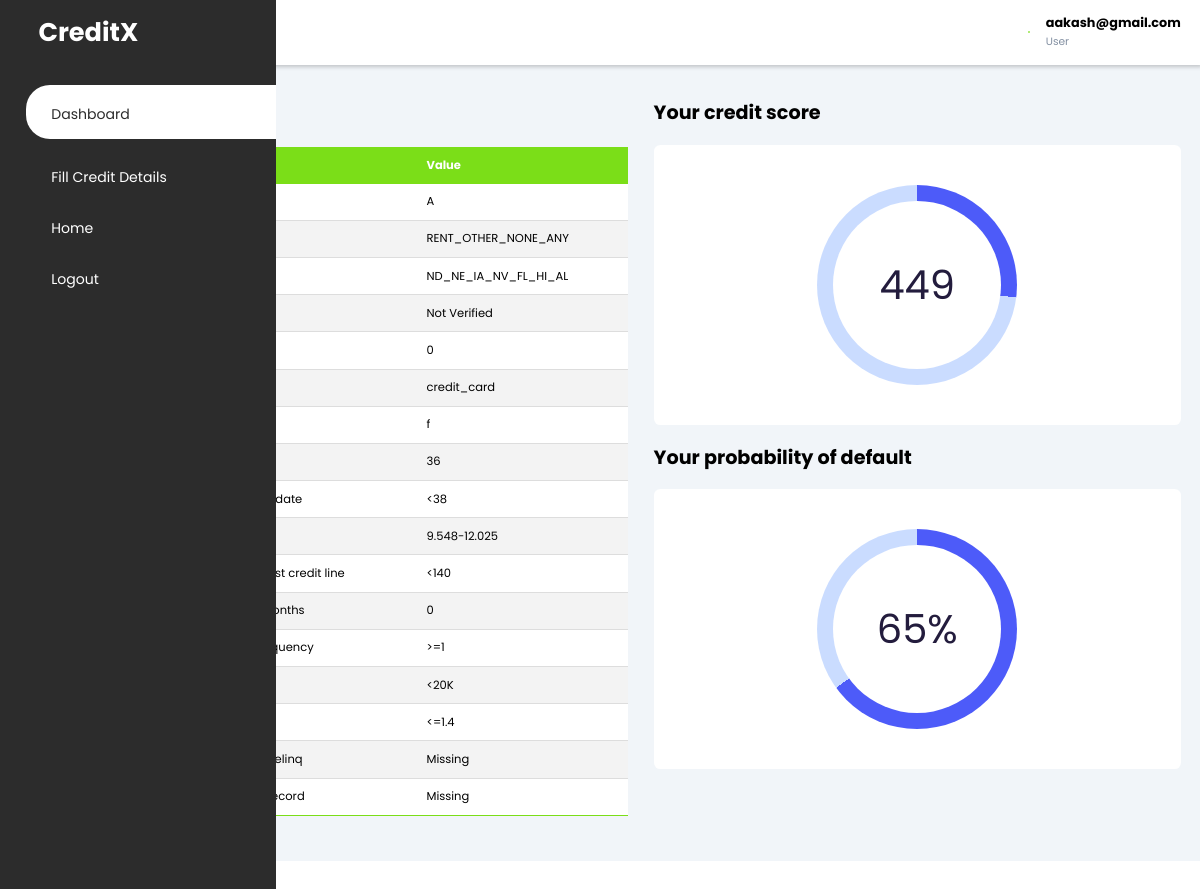
Screenshot of /dashboard_home (signed in) with the database file from the repository.
### webapp/models.py (models this page shows, shortened)
class User(db.Model,UserMixin):
    user_id = db.Column(db.Integer, primary_key=True)
    email = db.Column(db.String(255), nullable=False, unique=True)
    first_name = db.Column(db.String(100), nullable=False, server_default='')
    last_name = db.Column(db.String(100), nullable=False, server_default='')
    password = db.Column(db.String(255), nullable=False, server_default='')
    credit_details = db.relationship("CreditDetails", cascade="all, delete", backref="User", lazy=True)

class CreditDetails(db.Model):
    credit_detail_id = db.Column(db.Integer, primary_key=True)
    user_id = db.Column(db.Integer, db.ForeignKey("user.user_id"))
    grade= db.Column(db.String(5), nullable=False, server_default='')
    home_ownership= db.Column(db.String(50), nullable=False, server_default='')
    addr_state= db.Column(db.String(50), nullable=False, server_default='')
    verification_status= db.Column(db.String(50), nullable=False, server_default='')
    emp_length = db.Column(db.String(50), nullable=False, server_default='')
    purpose = db.Column(db.String(50), nullable=False, server_default='')
    initial_list_status= db.Column(db.String(5), nullable=False, server_default='')
    term = db.Column(db.String(50), nullable=False, server_default='')
    mths_since_issue_d = db.Column(db.String(50), nullable=False, server_default='')
    int_rate = db.Column(db.String(50), nullable=False, server_default='')
    mths_since_earliest_cr_line = db.Column(db.String(50), nullable=False, server_default='')
    inq_last_6mths = db.Column(db.String(50), nullable=False, server_default='')
    acc_now_delinq = db.Column(db.String(50), nullable=False, server_default='')
    annual_inc = db.Column(db.String(50), nullable=False, server_default='')
    dti = db.Column(db.String(50), nullable=False, server_default='')
    mths_since_last_delinq = db.Column(db.String(50), nullable=False, server_default='')
    mths_since_last_record = db.Column(db.String(50), nullable=False, server_default='')

### webapp/routes.py (the view)
@app.route("/dashboard_home")
@login_required
def dashboard_home():
    credit_details=CreditDetails.query.filter_by(user_id=current_user.user_id).first()
    credit_score=451
    prob_of_default=65
    return render_template('dashboard_home.html', credit_details=credit_details, credit_score=credit_score, prob_of_default= prob_of_default)

### webapp/models.py (called while the page is built)
@login_manager.user_loader
def load_user(user_id):
    return User.query.get(int(user_id))

### webapp/templates/dashboard_home.html (shortened to what this page needs)
{% extends 'dashboard_base.html' %}
{% block content %}
<main>
    {% if credit_details is none %}
        <div id="not-filled-msg">
            Fill Credit details to get the score and probability of default.
        </div>
    {% else %}
    <div class="recent-grid">
        <div id="input-wrapper">
            <h2>Your credit details</h2>
            <table id="credit-details-table">
                <thead>
                    <tr>
                        <th>Sr. no.</th>
                        <th>Parameter</th>
                        <th>Value</th>
                    </tr>
                </thead>
                <tbody>
                    <tr>
                        <td>1</td>
                        <td>Grade</td>
                        <td>{{credit_details.grade}}</td>
                    </tr>
                    <tr>
                        <td>2</td>
                        <td>Home ownership</td>
                        <td>{{credit_details.home_ownership}}</td>
                    </tr>
                    <tr>
                        <td>3</td>
                        <td>Address state</td>
                        <td>{{credit_details.addr_state}}</td>
                    </tr>
                    <tr>
                        <td>4</td>
                        <td>Verification status</td>
                        <td>{{credit_details.verification_status}}</td>
                    </tr>
                    <tr>
                        <td>5</td>
                        <td>Employee length</td>
                        <td>{{credit_details.emp_length}}</td>
                    </tr>
                    <tr>
                        <td>6</td>
                        <td>Purpose</td>
                        <td>{{credit_details.purpose}}</td>
                    </tr>
                    <tr>
                        <td>7</td>
                        <td>initial_list_status</td>
                        <td>{{credit_details.initial_list_status}}</td>
                    </tr>
                    <tr>
                        <td>8</td>
                        <td>Term</td>
                        <td>{{credit_details.term}}</td>
                    </tr>
                    <tr>
                        <td>9</td>
                        <td>Months since issue date</td>
                        <td>{{credit_details.mths_since_issue_d}}</td>
                    </tr>
                    <tr>
                        <td>10</td>
                        <td>Interest rate</td>
                        <td>{{credit_details.int_rate}}</td>
                    </tr>
                    <tr>
                        <td>11</td>
                        <td>Months since earliest credit line</td>
                        <td>{{credit_details.mths_since_earliest_cr_line}}</td>
                    </tr>
                    <tr>
                        <td>12</td>
                        <td>Inquries in last 6 months</td>
                        <td>{{credit_details.inq_last_6mths}}</td>
                    </tr>
                    <tr>
                        <td>13</td>
                        <td>Account now delinquency</td>
                        <td>{{credit_details.acc_now_delinq}}</td>
                    </tr>
                    <tr>
                        <td>14</td>
                        <td>Annual income</td>
                        <td>{{credit_details.annual_inc}}</td>
                    </tr>
                    <tr>
                        <td>15</td>
                        <td>dti</td>
                        <td>{{credit_details.dti}}</td>
                    </tr>
                    <tr>
                        <td>16</td>
                        <td>Months since last delinq</td>
                        <td>{{credit_details.mths_since_last_delinq}}</td>
                    </tr>
                    <tr>
                        <td>17</td>
                        <td>Months since last record</td>
                        <td>{{credit_details.mths_since_last_record}}</td>
                    </tr>
                </tbody>
            </table>
        </div>
        <div id="output-wrapper">
            <div id="credit-score-wrapper">
                <h2>Your credit score</h2>
                <div class="container">
                    <div class="circular-progress">
                        <div class="value-container">
                        </div>
                    </div>
                </div>
            </div>
            <div id="probability-of-default-wrapper">
                <h2>Your probability of default</h2>
                <div class="container">
                    <div class="circular-progress">
                        <div class="value-container">
                        </div>
                    </div>
                </div>
            </div>
        </div>
    </div>
    {% endif %}
</main>
{%endblock%}

### webapp/templates/dashboard_base.html (shortened to what this page needs)
<!DOCTYPE html>
<html lang="en">
<head>
    <link rel="stylesheet" href="https://cdnjs.cloudflare.com/ajax/libs/line-awesome/1.3.0/line-awesome/css/line-awesome.min.css" />
    <link rel="stylesheet" href="https://cdnjs.cloudflare.com/ajax/libs/font-awesome/6.3.0/css/all.min.css" />
    <link href="{{ url_for('static', filename='css/dashboard.css') }}" rel="stylesheet" />
</head>
<body>
<div class="sidebar">
    <div class="sidebar-brand">
        <h1><span>CreditX</span></h1>
    </div>
    <div class="sidebar-menu">
        <ul>
            <li>
                <a href="{{url_for('dashboard_home')}}" class="active" id="dashboard"><span class="las la-grip-horizontal"></span>
                    <span>Dashboard</span></a>
            </li>
            <li>
                <a href="{{url_for('dashboard_fill_credit_details')}}" id="fill-credit-details"><span class="lab la-wpforms"></span>
                    <span>Fill Credit Details</span></a>
            </li>
            <li>
                <a href="{{url_for('home')}}" id="home"><span class="las la-home"></span>
                    <span>Home</span></a>
            </li>
            <li>
                <form action="{{url_for('logout')}}" method="POST" id="logout">
                    <a href="javascript:{}" onclick="document.getElementById('logout').submit();"><span
                            class="las la-share-square"></span>
                        <span>Logout</span></a>
                </form>
            </li>
        </ul>
    </div>
</div>
<div class="main-content">
    <header>
        <h1>
            <label for="nav-toggle">
                <span class="las la-bars"></span>
            </label>
            <span id="page">Dashboard</span>
        </h1>
        <div class="user-wrapper">
            <span class="las la-user" id="user"></span>
            <div>
                {%if current_user.is_authenticated%}
                <h4 id="emailid">{{current_user.email}}</h4>
                <small>User</small>
                {%endif%}
            </div>
        </div>
    </header>
    {%block content%}{%endblock%}
</div>
</body>
</html>

### webapp/static/css/dashboard.css (style rules this page uses)
:root { --main-color:#7bde18; --color-dark:#2c2c2c; --text-grey:#8390A2; }
html { zoom: 80%; }
* { padding:0; margin:0; box-sizing:border-box; list-style-type:none; text-decoration: none; font-family: 'Poppins',sans-serif; }
.sidebar { width:345px; position: fixed; left:0; top:0; height:100%; background: var(--color-dark); z-index:100; transition:width 300ms; }
.sidebar-brand { height:90px; padding:1rem 0rem 1rem 2rem; color:#fff; }
.sidebar-brand span { display:inline-block; padding-right: 1rem; }
.sidebar-menu { margin-top:1rem; }
.sidebar-menu li { width:100%; margin-bottom:1.7rem; padding-left: 1rem; }
.sidebar-menu a { padding-left:1rem; display:block; color:#fff; font-size:1.1rem; }
.sidebar-menu a.active { background:#fff; padding-top: 1rem; padding-bottom: 1rem; color:var(--color-dark); border-radius:30px 0px 0px 30px; }
.sidebar-menu a span:first-child { font-size:1.5rem; padding-right: 1rem; }
.main-content { transition:margin-left 300ms; margin-left: 345px; }
header { background:#fff; display:flex; justify-content:space-between; padding:1rem 1.5rem; box-shadow:2px 2px 5px rgba(0,0,0,0.2); position:fixed; left:345px; width:calc(100% - 345px); top:0; z-index: 100; transition: left 300ms; }
header label span { font-size:1.7rem; padding-right:1rem; }
.user-wrapper { display:flex; align-items:center; }
.user-wrapper small { display:inline-block; color:var(--text-grey); }
main { margin-top:35px; padding:2rem 1.5rem; background:#f1f5f9; min-height: 119vh; }
#user { font-size:2rem; margin-right:20px ; border: var(--main-color) 1px solid; border-radius: 50px; color:var(--main-color); }
#credit-details-table { border-collapse: collapse; margin: 25px 0; font-size:0.9em; width: 100%; background-color: white; }
#credit-details-table thead tr { background-color: var(--main-color); color: #ffffff; text-align: left; font-weight: bold; }
#credit-details-table th, #credit-details-table td { padding: 12px 15px; }
#credit-details-table tbody tr { border-bottom: 1px solid #dddddd; }
#credit-details-table tbody tr:nth-of-type(even) { background-color: #f3f3f3; }
#credit-details-table tbody tr:last-of-type { border-bottom: 2px solid var(--main-color); }
.container { height: 350px; width: 100%; margin: 22px 0px; background-color: #ffffff; border-radius: 8px; display: grid; place-items: center; }
.circular-progress { position: relative; height: 250px; width: 250px; border-radius: 50%; display: grid; place-items: center; background: conic-gradient(#4d5bf9 0deg, #cadcff 0deg); }
.circular-progress:before { content: ""; position: absolute; height: 84%; width: 84%; background-color: #ffffff; border-radius: 50%; }
.value-container { position: relative; font-family: "Poppins", sans-serif; font-size: 50px; color: #231c3d; }
.recent-grid { margin-top:3.5rem; display:grid; grid-gap:2rem; grid-template-columns: 50% auto; }
a:link { text-decoration: none; }
@media only screen and (max-width: 1200px) { .sidebar { width:70px; } }
@media only screen and (max-width: 1200px) { .sidebar .sidebar-brand, .sidebar li { padding-left:1rem; text-align: center; } }
@media only screen and (max-width: 1200px) { .sidebar li a { padding-left: 0rem; } }
@media only screen and (max-width: 1200px) { .sidebar .sidebar-brand h1 span:last-child, .sidebar li a span:last-child { display:none; } }
@media only screen and (max-width: 1200px) { .main-content { margin-left: 70px; } }
@media only screen and (max-width: 1200px) { .main-content header { width: calc(100% - 70px); left:70px; } }

### rows the page displays
User: email "aakash@gmail.com"
CreditDetails: grade "A", home_ownership "RENT_OTHER_NONE_ANY", addr_state "ND_NE_IA_NV_FL_HI_AL", verification_status "Not Verified", emp_length "0", purpose "credit_card", initial_list_status "f", term "36", mths_since_issue_d "<38", int_rate "9.548-12.025", mths_since_earliest_cr_line "<140", inq_last_6mths "0", acc_now_delinq ">=1", annual_inc "<20K", dti "<=1.4", mths_since_last_delinq "Missing", mths_since_last_record "Missing"
